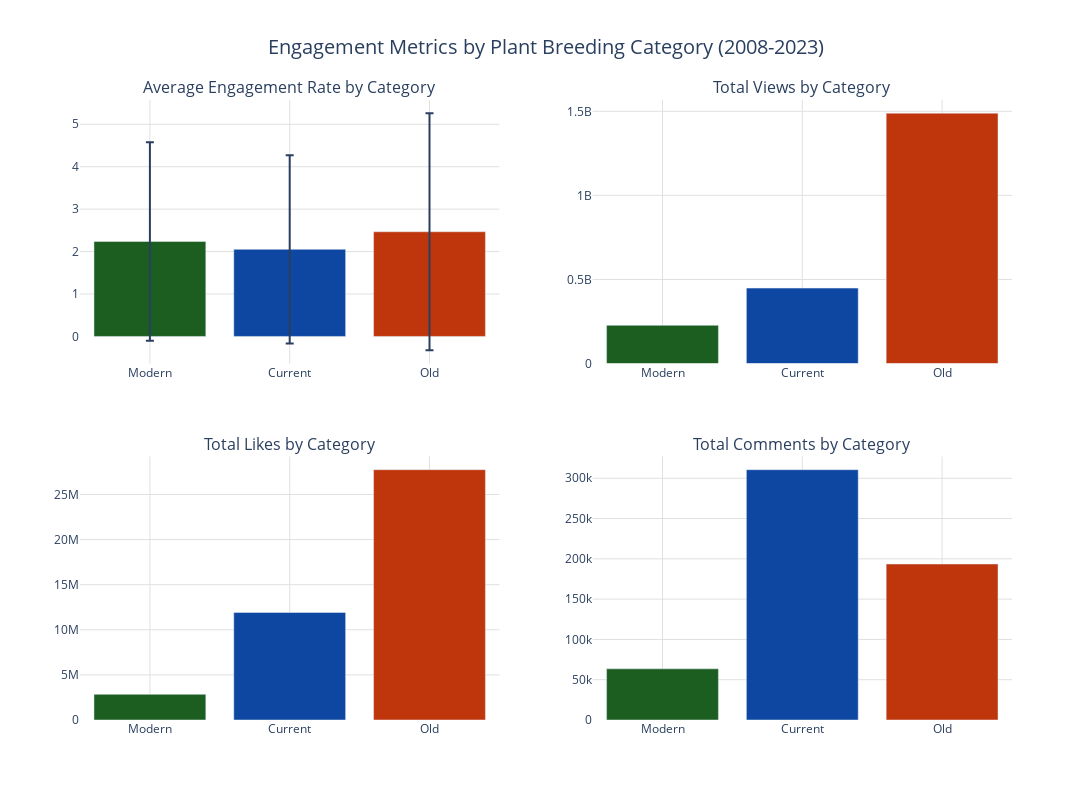

Notebook code for this chart:
### Code cell
import plotly.graph_objects as go
import pandas as pd

# Read the data
df = pd.read_csv('youtube_data/videos_with_relevance.csv')
df['published_date'] = pd.to_datetime(df['published_date'])

# Filter data from 2008 to 2023
df_filtered = df[
    (df['published_date'].dt.year >= 2008) & 
    (df['published_date'].dt.year < 2024) &
    (df['relevance_category'] != 'Not Relevant')
]

# Calculate category-wise engagement metrics
category_metrics = df_filtered.groupby('category').agg({
    'engagement_rate': ['mean', 'std', 'count'],
    'view_count': 'sum',
    'like_count': 'sum',
    'comment_count': 'sum'
}).round(3)

# Create a figure with subplots
fig = make_subplots(
    rows=2, cols=2,
    subplot_titles=(
        'Average Engagement Rate by Category',
        'Total Views by Category',
        'Total Likes by Category',
        'Total Comments by Category'
    ),
    vertical_spacing=0.15,
    horizontal_spacing=0.1
)

# Color scheme
colors = {'Modern': '#1B5E20', 'Current': '#0D47A1', 'Old': '#BF360C'}

# Add engagement rate bars
fig.add_trace(
    go.Bar(
        x=list(colors.keys()),
        y=category_metrics['engagement_rate']['mean'],
        error_y=dict(
            type='data',
            array=category_metrics['engagement_rate']['std'],
            visible=True
        ),
        name='Engagement Rate',
        marker_color=[colors[cat] for cat in colors.keys()],
        showlegend=False
    ),
    row=1, col=1
)

# Add views bars
fig.add_trace(
    go.Bar(
        x=list(colors.keys()),
        y=category_metrics['view_count']['sum'],
        name='Total Views',
        marker_color=[colors[cat] for cat in colors.keys()],
        showlegend=False
    ),
    row=1, col=2
)

# Add likes bars
fig.add_trace(
    go.Bar(
        x=list(colors.keys()),
        y=category_metrics['like_count']['sum'],
        name='Total Likes',
        marker_color=[colors[cat] for cat in colors.keys()],
        showlegend=False
    ),
    row=2, col=1
)

# Add comments bars
fig.add_trace(
    go.Bar(
        x=list(colors.keys()),
        y=category_metrics['comment_count']['sum'],
        name='Total Comments',
        marker_color=[colors[cat] for cat in colors.keys()],
        showlegend=False
    ),
    row=2, col=2
)

# Update layout
fig.update_layout(
    title={
        'text': 'Engagement Metrics by Plant Breeding Category (2008-2023)',
        'y': 0.95,
        'x': 0.5,
        'xanchor': 'center',
        'yanchor': 'top',
        'font': {'size': 20}
    },
    plot_bgcolor='white',
    paper_bgcolor='white',
    height=800,
    width=1200,
    showlegend=False
)

# Update axes
fig.update_xaxes(showgrid=True, gridwidth=1, gridcolor='#E0E0E0')
fig.update_yaxes(showgrid=True, gridwidth=1, gridcolor='#E0E0E0')

# Show the plot
fig.show()

# Print detailed statistics
print("\nDetailed Category Statistics:")
print("-" * 50)
for category in ['Modern', 'Current', 'Old']:
    print(f"\n{category} Category:")
    print(f"Average Engagement Rate: {category_metrics.loc[category, ('engagement_rate', 'mean')]:.2f}%")
    print(f"Total Videos: {category_metrics.loc[category, ('engagement_rate', 'count')]:,}")
    print(f"Total Views: {category_metrics.loc[category, ('view_count', 'sum')]:,}")
    print(f"Total Likes: {category_metrics.loc[category, ('like_count', 'sum')]:,}")
    print(f"Total Comments: {category_metrics.loc[category, ('comment_count', 'sum')]:,}")

### Figure 1 — Plotly figure (JSON) as saved in the notebook; plotly's stock layout.template omitted (floating-point values rounded to 4 significant figures)
{"data": [{"error_y": {"array": [2.34, 2.219, 2.794], "type": "data", "visible": true}, "marker": {"color": ["#1B5E20", "#0D47A1", "#BF360C"]}, "name": "Engagement Rate", "showlegend": false, "type": "bar", "x": ["Modern", "Current", "Old"], "xaxis": "x", "y": [2.237, 2.052, 2.467], "yaxis": "y"}, {"marker": {"color": ["#1B5E20", "#0D47A1", "#BF360C"]}, "name": "Total Views", "showlegend": false, "type": "bar", "x": ["Modern", "Current", "Old"], "xaxis": "x2", "y": [227067368, 448373480, 1488895538], "yaxis": "y2"}, {"marker": {"color": ["#1B5E20", "#0D47A1", "#BF360C"]}, "name": "Total Likes", "showlegend": false, "type": "bar", "x": ["Modern", "Current", "Old"], "xaxis": "x3", "y": [2841805, 11912086, 27746710], "yaxis": "y3"}, {"marker": {"color": ["#1B5E20", "#0D47A1", "#BF360C"]}, "name": "Total Comments", "showlegend": false, "type": "bar", "x": ["Modern", "Current", "Old"], "xaxis": "x4", "y": [63510, 310656, 193570], "yaxis": "y4"}], "layout": {"annotations": [{"font": {"size": 16}, "showarrow": false, "text": "Average Engagement Rate by Category", "x": 0.225, "xanchor": "center", "xref": "paper", "y": 1, "yanchor": "bottom", "yref": "paper"}, {"font": {"size": 16}, "showarrow": false, "text": "Total Views by Category", "x": 0.775, "xanchor": "center", "xref": "paper", "y": 1, "yanchor": "bottom", "yref": "paper"}, {"font": {"size": 16}, "showarrow": false, "text": "Total Likes by Category", "x": 0.225, "xanchor": "center", "xref": "paper", "y": 0.425, "yanchor": "bottom", "yref": "paper"}, {"font": {"size": 16}, "showarrow": false, "text": "Total Comments by Category", "x": 0.775, "xanchor": "center", "xref": "paper", "y": 0.425, "yanchor": "bottom", "yref": "paper"}], "height": 800, "paper_bgcolor": "white", "plot_bgcolor": "white", "showlegend": false, "title": {"font": {"size": 20}, "text": "Engagement Metrics by Plant Breeding Category (2008-2023)", "x": 0.5, "xanchor": "center", "y": 0.95, "yanchor": "top"}, "width": 1200, "xaxis": {"anchor": "y", "autorange": true, "domain": [0, 0.45], "gridcolor": "#E0E0E0", "gridwidth": 1, "range": [-0.5, 2.5], "showgrid": true, "type": "category"}, "xaxis2": {"anchor": "y2", "autorange": true, "domain": [0.55, 1], "gridcolor": "#E0E0E0", "gridwidth": 1, "range": [-0.5, 2.5], "showgrid": true, "type": "category"}, "xaxis3": {"anchor": "y3", "autorange": true, "domain": [0, 0.45], "gridcolor": "#E0E0E0", "gridwidth": 1, "range": [-0.5, 2.5], "showgrid": true, "type": "category"}, "xaxis4": {"anchor": "y4", "autorange": true, "domain": [0.55, 1], "gridcolor": "#E0E0E0", "gridwidth": 1, "range": [-0.5, 2.5], "showgrid": true, "type": "category"}, "yaxis": {"anchor": "x", "autorange": true, "domain": [0.575, 1], "gridcolor": "#E0E0E0", "gridwidth": 1, "range": [-0.6374, 5.571], "showgrid": true, "type": "linear"}, "yaxis2": {"anchor": "x2", "autorange": true, "domain": [0.575, 1], "gridcolor": "#E0E0E0", "gridwidth": 1, "range": [0, 1567000000.0], "showgrid": true, "type": "linear"}, "yaxis3": {"anchor": "x3", "autorange": true, "domain": [0, 0.425], "gridcolor": "#E0E0E0", "gridwidth": 1, "range": [0, 29210000.0], "showgrid": true, "type": "linear"}, "yaxis4": {"anchor": "x4", "autorange": true, "domain": [0, 0.425], "gridcolor": "#E0E0E0", "gridwidth": 1, "range": [0, 327000.0], "showgrid": true, "type": "linear"}}}
